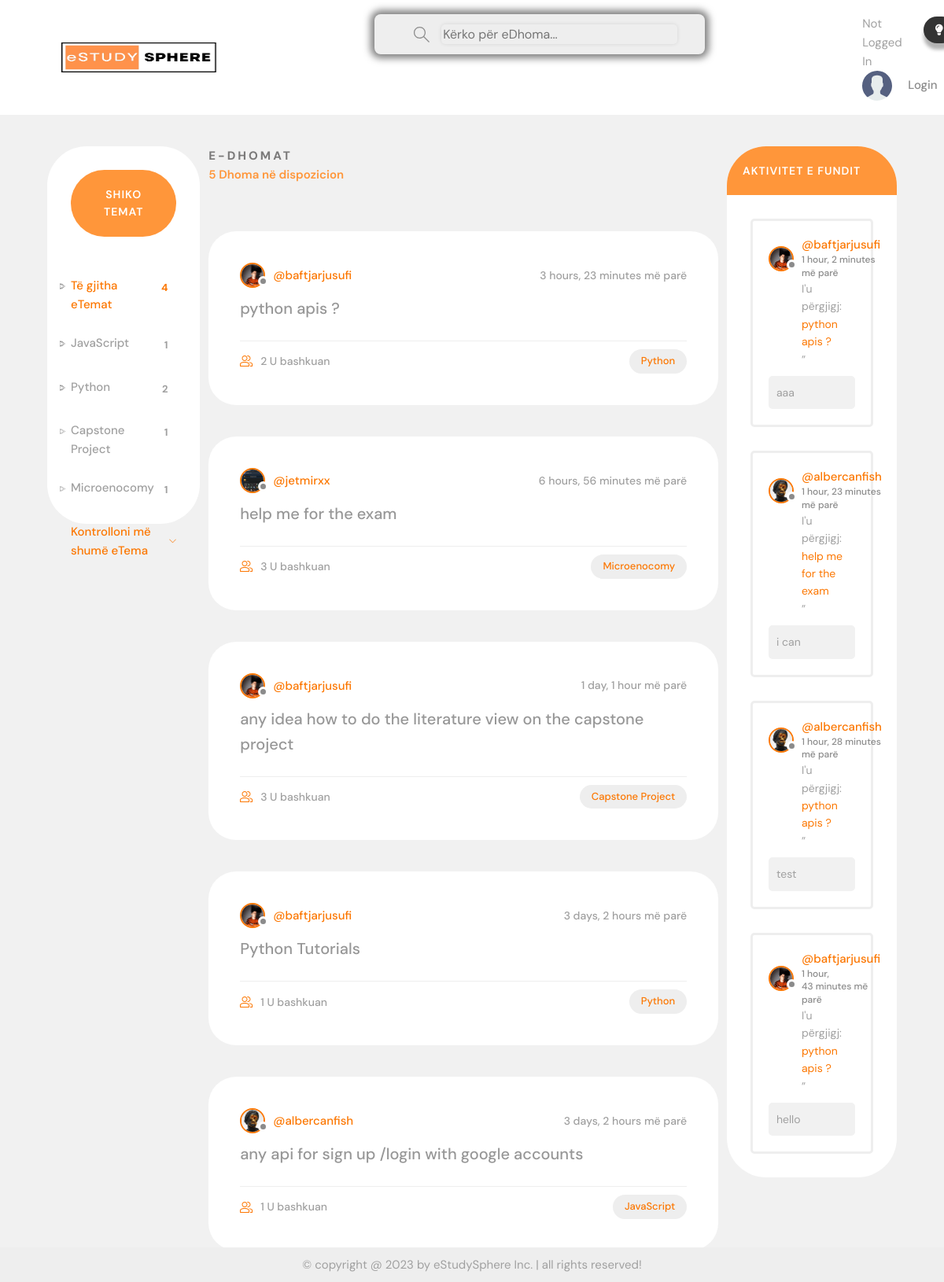
The page / on the database its author committed.
### base/models.py (models this page shows, shortened)
class Topic(models.Model):
     name = models.CharField(max_length=200)

class Room(models.Model):
     host = models.ForeignKey(User, on_delete=models.SET_NULL, null=True)
     topic = models.ForeignKey(Topic, on_delete=models.SET_NULL, null=True)
     name = models.CharField(max_length=200)
     description = models.TextField(null=True, blank=True)
     entrants = models.ManyToManyField(User, related_name='entrants', blank=True)
     updated = models.DateTimeField(auto_now=True)
     created = models.DateTimeField(auto_now_add=True)
     class Meta:
         ordering = ['-updated', '-created'] # order the newest rooms first
     def __str__(self):
         return self.name

class User(AbstractUser):
    name = models.CharField(max_length=200, null=True)
    email = models.EmailField(unique=True, null=True)
    bio = models.TextField(null=True)
    avatar = models.ImageField(null=True, default="avatar.svg")
    USERNAME_FIELD = 'email'
    REQUIRED_FIELDS = []

class Message(models.Model):
     user = models.ForeignKey(User, on_delete=models.CASCADE)
     room = models.ForeignKey(Room, on_delete=models.CASCADE)
     body = models.TextField()
     updated = models.DateTimeField(auto_now=True)
     created = models.DateTimeField(auto_now_add=True)
     class Meta:
         ordering = ['-updated', '-created'] # order the newest rooms first

### base/views.py (the view)
# urls.py: path('', views.home, name="home"),
def home(request):
    q = request.GET.get('q') if request.GET.get('q') != None else ''
    rooms = Room.objects.filter(
        Q(topic__name__icontains=q) |
        Q(name__icontains=q) |
        Q(description__icontains=q)
        )
    topics = Topic.objects.all()[0:6]
    room_count = rooms.count()
    roommessages = Message.objects.filter(Q(room__topic__name__icontains=q))[0:4]
    context = {'rooms': rooms , 'topics': topics,  'room_count': room_count , 'roommessages': roommessages}
    return render(request, 'base/home.html', context)

### base/templates/base/home.html (shortened to what this page needs)
{% extends 'main.html' %}
{% block content %}
    <main class="layout layout--3">
      <div class="container">
        {% include 'base/topiccomponent.html' %}
        <div class="roomList">
          <div class="roomList__header">
            <div>
              <h2>E-Dhomat</h2>
              <p>{{room_count}} Dhoma në dispozicion</p>
            </div>
          </div>
          {% include 'base/feedcomponent.html' %}
        </div>
        {% include 'base/activitycomponent.html' %}
    </main>
    {% endblock %}

### base/templates/base/topiccomponent.html
<div class="topics">
    <div class="topics__header">
      <h2>Shiko Temat</h2>
    </div>
    <ul class="topics__list">
      <li>
        <a href="{% url 'home' %}" class="active">Të gjitha eTemat<span>{{topics.count}}</span></a>
      </li>
      {% for topic in topics %}
      <li>
        <a href="{% url 'home' %}?q={{topic.name}}">{{topic.name}} <span>{{topic.room_set.all.count}}</span></a>
      </li>
      {% endfor %}
    </ul>
    <a class="btn btn--link" href="{% url 'topics' %}">
      Kontrolloni më shumë eTema
      <svg version="1.1" xmlns="http://www.w3.org/2000/svg" width="36" height="36" viewBox="0 0 32 32">
        <title>chevron-down</title>
        <path d="M16 21l-13-13h-3l16 16 16-16h-3l-13 13z"></path>
      </svg>
    </a>
  </div>

### base/templates/base/feedcomponent.html (shortened to what this page needs)
{% for room in rooms %}
<div class="roomListRoom">
    <div class="roomListRoom__header">
      <a href="{% url 'user-profile' room.host.id %}" class="roomListRoom__author">
        <div class="avatar avatar--small {% if request.user == room.host %}active{% endif %}">
          <img src="{{room.host.avatar.url}}" />
        </div>
        <span>@{{room.host.username}}</span>
      </a>
      <div class="roomListRoom__actions">
        <span>{{room.created|timesince}} më parë</span>
      </div>
    </div>
    <div class="roomListRoom__content">
      <a href="{% url 'room' room.id %}">{{room.name}}</a>
    </div>
    <div class="roomListRoom__meta">
      <a href="{% url 'room' room.id %}" class="roomListRoom__joined">
        {{room.entrants.all.count}} U bashkuan
      </a>
      <p class="roomListRoom__topic">
        <a href="{% url 'home' %}?q={{ room.topic.name|urlencode }}">{{ room.topic.name }}</a>
      </p>
    </div>
  </div>
  {% endfor %}

### base/templates/base/activitycomponent.html (shortened to what this page needs)
<div class="activities">
    <div class="activities__header">
      <h2>Aktivitet e Fundit</h2>
    </div>
    {% for message in roommessages %}
    <div class="activities__box">
      <div class="activities__boxHeader roomListRoom__header">
        <a href="{% url 'user-profile' message.user.id %}" class="roomListRoom__author">
          <div class="avatar avatar--small {% if request.user == message.user %}active{% endif %}">
            <img src="{{message.user.avatar.url}}" />
          </div>
          <p>
            @{{message.user.username}}
            <span>{{message.created|timesince}} më parë</span>
          </p>
        </a>
      </div>
      <div class="activities__boxContent">
        <p>I'u përgjigj: <a href="{% url 'room' message.room.id %} ">{{message.room}}</a>”</p>
        <div class="activities__boxRoomContent">
            {{message.body}}
        </div>
      </div>
    </div>
    {% endfor %}
  </div>

### rows shown on the page
Topic: name "JavaScript", room_set.all.count "1"
Topic: name "Python", room_set.all.count "2"
Topic: name "Capstone Project", room_set.all.count "1"
Topic: name "Microenocomy", room_set.all.count "1"
Room: host.avatar (picture), host.username "baftjarjusufi", created "3 hours, 23 minutes", name "python apis ?", entrants.all.count "2", topic.name "Python"
Room: host.avatar (picture), host.username "jetmirxx", created "6 hours, 56 minutes", name "help me for the exam", entrants.all.count "3", topic.name "Microenocomy"
Room: host.avatar (picture), host.username "baftjarjusufi", created "1 day, 1 hour", name "any idea how to do the literature view on the capstone project", entrants.all.count "3", topic.name "Capstone Project"
Room: host.avatar (picture), host.username "baftjarjusufi", created "3 days, 2 hours", name "Python Tutorials", entrants.all.count "1", topic.name "Python"
Room: host.username "albercanfish", created "3 days, 2 hours", name "any api for sign up /login with google accounts", entrants.all.count "1", topic.name "JavaScript"
Message: user.avatar (picture), user.username "baftjarjusufi", created "1 hour, 2 minutes", room "python apis ?", body "aaa"
Message: user.avatar (picture), user.username "albercanfish", created "1 hour, 23 minutes", room "help me for the exam", body "i can"
Message: user.avatar (picture), user.username "albercanfish", created "1 hour, 28 minutes", room "python apis ?", body "test"
Message: user.avatar (picture), user.username "baftjarjusufi", created "1 hour, 43 minutes", room "python apis ?", body "hello"

### other values the page prints
{{ topics.count }} "4"
{{ room_count }} "5"
